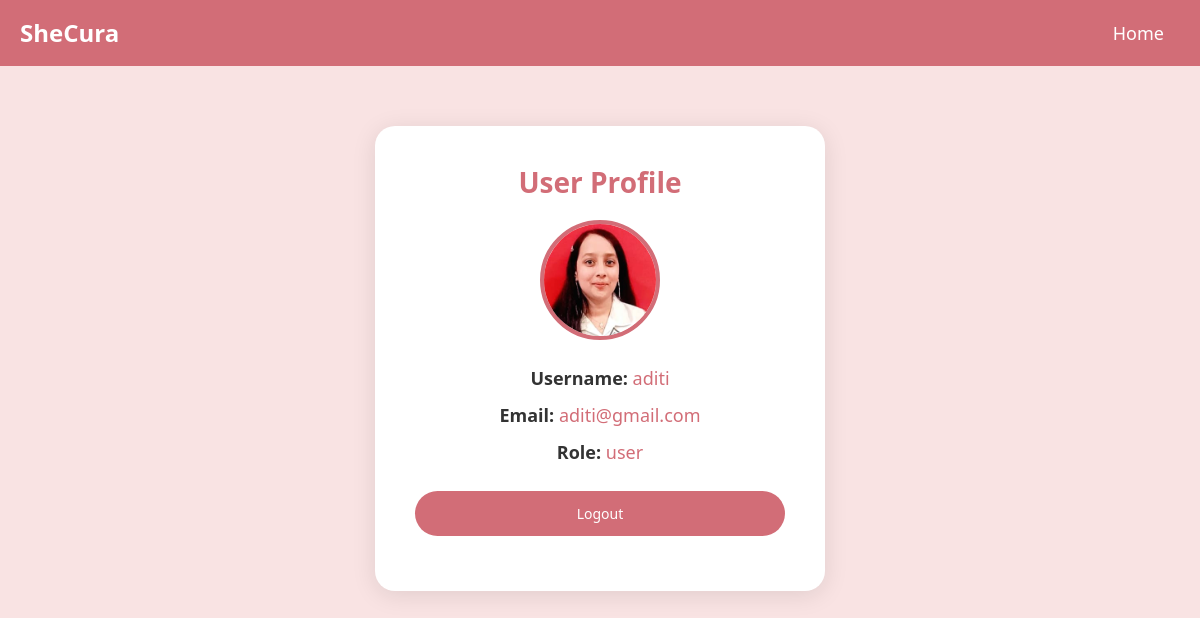
The page /profile (signed in) on the database its author committed.
### app.py (models this page shows)
class User(db.Model, UserMixin):
    id = db.Column(db.Integer, primary_key=True)
    username = db.Column(db.String(80), unique=True, nullable=False)
    email = db.Column(db.String(120), unique=True, nullable=False)
    password = db.Column(db.String(128), nullable=False)
    role = db.Column(db.String(20), nullable=False, default='user')
    items = db.relationship('Item', backref='owner', lazy=True)
    profile_pic = db.Column(db.String(255), nullable=True)

### app.py (the view)
@app.route("/profile")
@login_required
def profile():
    return render_template("profile.html", user=current_user)

### app.py (called while the page is built)
@login_manager.user_loader
def load_user(user_id):
    return User.query.get(int(user_id))

### templates/profile.html (shortened to what this page needs)
<!DOCTYPE html>
<html lang="en">
<head>
    <link rel="stylesheet" href="https://maxcdn.bootstrapcdn.com/bootstrap/4.5.2/css/bootstrap.min.css">
</head>
<body>
    <nav class="navbar navbar-expand-lg">
        <a class="navbar-brand" href="{{ url_for('home') }}">SheCura</a>
        <div class="ml-auto">
            <a class="nav-link" href="{{ url_for('home') }}">Home</a>
        </div>
    </nav>
    <div class="container">
        <h2>User Profile</h2>
        <div class="profile-img-container">
            <img src="{{ url_for('static', filename='uploads/' + user.profile_pic) if user.profile_pic else url_for('static', filename='profile_pics/default.png') }}"
     class="profile-img">
        </div>
        <div class="profile-info">
            <p><strong>Username:</strong> <span>{{ user.username }}</span></p>
            <p><strong>Email:</strong> <span>{{ user.email }}</span></p>
            <p><strong>Role:</strong> <span>{{ user.role }}</span></p>
        </div>
        <a href="{{ url_for('logout') }}" class="btn-logout">Logout</a>
    </div>
</body>
</html>

### templates/profile.html (style rules this page uses)
body { background-color: #f9e3e3; font-family: 'Segoe UI', Tahoma, Geneva, Verdana, sans-serif; margin: 0; padding: 0; }
.container { background-color: #ffffff; border-radius: 20px; box-shadow: 0 4px 25px rgba(0, 0, 0, 0.1); padding: 40px; width: 450px; margin-top: 5%; display: flex; flex-direction: column; align-items: center; justify-content: center; transition: all 0.3s ease; animation: fadeIn 1.5s ease-in-out; }
.navbar { background-color: #d26d77; padding: 10px 20px; }
.navbar-brand { color: white; font-size: 24px; font-weight: bold; }
.nav-link { color: white; font-size: 18px; font-weight: 500; }
h2 { text-align: center; color: #d26d77; margin-bottom: 20px; font-size: 28px; font-weight: 600; }
.profile-img-container { width: 120px; height: 120px; border-radius: 50%; border: 4px solid #d26d77; background-color: #f9e3e3; overflow: hidden; display: flex; justify-content: center; align-items: center; }
.profile-img { width: 100%; height: 100%; object-fit: cover; }
.btn-logout { display: block; margin: 15px auto; background-color: #d26d77; color: white; border: none; padding: 12px 20px; border-radius: 25px; text-align: center; width: 100%; font-size: 14px; transition: background-color 0.3s ease; }
.profile-info { margin-top: 25px; text-align: center; }
.profile-info p { font-size: 18px; color: #333; font-weight: 500; margin-bottom: 10px; }
.profile-info span { color: #d26d77; }

### rows shown on the page
User: profile_pic (picture), username "aditi", email "aditi@gmail.com", role "user"
